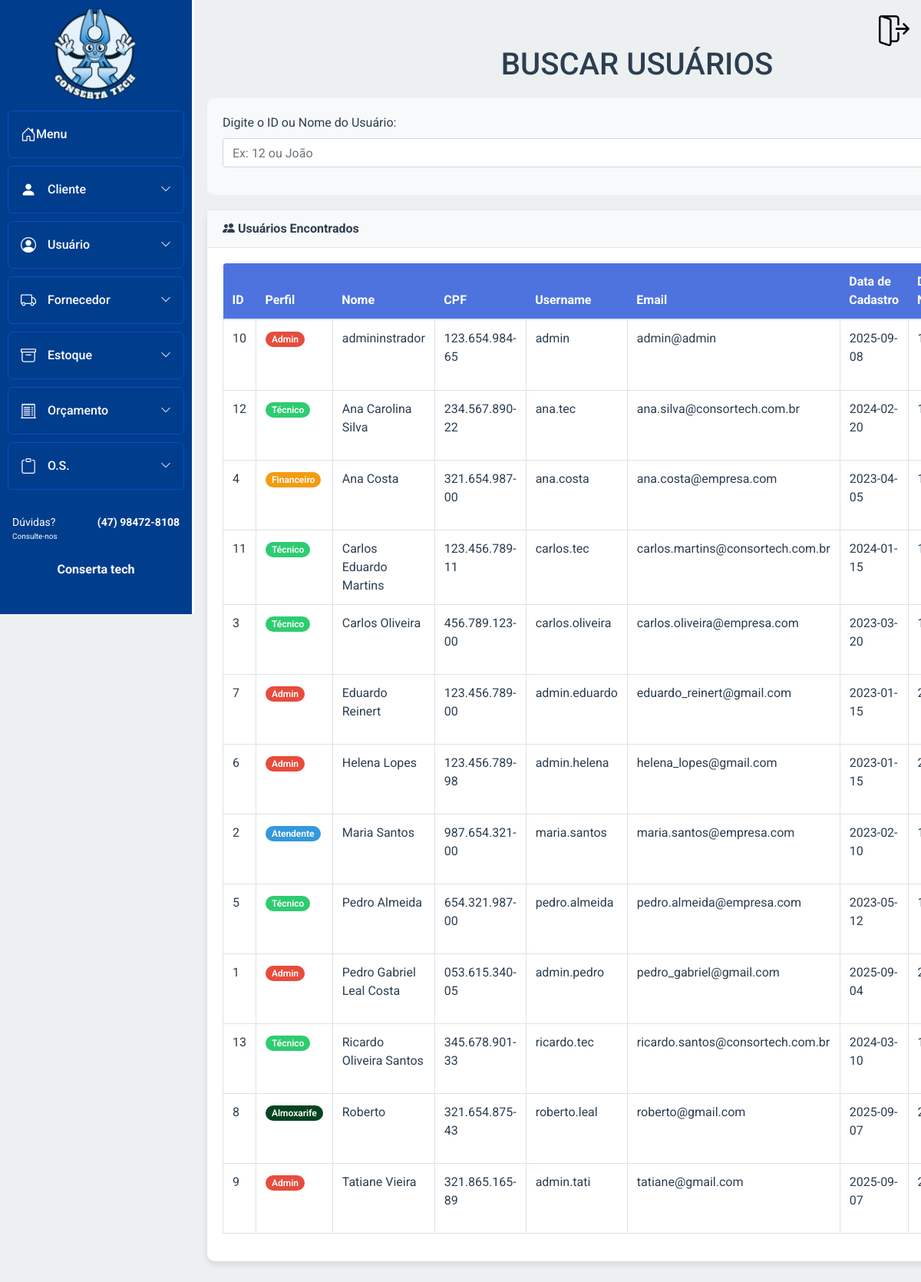
Page /sa_mod_bd/Usuario/buscar_usuario.php (signed in) on the committed database.
### tables this page shows
CREATE TABLE `usuario` (
  `id_usuario` int(11) NOT NULL,
  `id_perfil` int(11) NOT NULL,
  `nome` varchar(50) NOT NULL,
  `cpf` varchar(15) DEFAULT NULL,
  `username` varchar(30) NOT NULL,
  `email` varchar(100) NOT NULL,
  `senha` varchar(255) NOT NULL,
  `data_cad` date DEFAULT NULL,
  `data_nasc` date DEFAULT NULL,
  `sexo` enum('M','F') DEFAULT NULL,
  `cep` varchar(10) DEFAULT NULL,
  `logradouro` varchar(80) DEFAULT NULL,
  `tipo` varchar(20) DEFAULT NULL,
  `complemento` varchar(15) DEFAULT NULL,
  `numero` int(11) DEFAULT NULL,
  `cidade` varchar(30) DEFAULT NULL,
  `uf` varchar(2) DEFAULT NULL,
  `bairro` varchar(20) DEFAULT NULL,
  `telefone` varchar(18) DEFAULT NULL,
  `inativo` tinyint(4) DEFAULT 0,
  `senha_temporaria` tinyint(4) DEFAULT 0
);

### sa_mod_bd/Usuario/buscar_usuario.php (the view, shortened to what this page needs)
<?php
require_once '../Conexao/conexao.php';
if ($_SERVER["REQUEST_METHOD"] == "POST" && !empty($_POST['busca_usuario'])) {
    $busca = trim($_POST['busca_usuario']);
    if (is_numeric($busca)) {
        $sql = "SELECT * FROM usuario WHERE id_usuario = :busca ORDER BY nome ASC";
        $stmt = $pdo->prepare($sql);
        $stmt->bindParam(':busca', $busca, PDO::PARAM_INT);
    } else {
        $sql = "SELECT * FROM usuario WHERE nome LIKE :busca_nome ORDER BY nome ASC";
        $stmt = $pdo->prepare($sql);
        $stmt->bindValue(':busca_nome', "$busca%", PDO::PARAM_STR);
    }
} else {
    $sql = "SELECT * FROM usuario ORDER BY nome ASC";
    $stmt = $pdo->prepare($sql);
}
$stmt->execute();
$usuarios = $stmt->fetchAll(PDO::FETCH_ASSOC);
?>
<!DOCTYPE html>
<html lang="pt-br">
<head>
    <link rel="stylesheet" href="../bootstrap/css/bootstrap.min.css">
    <link rel="stylesheet" href="https://cdn.jsdelivr.net/npm/bootstrap-icons@1.10.3/font/bootstrap-icons.css" />
    <link rel="stylesheet" href="../Menu_lateral/css-home-bar.css" />
    <link rel="stylesheet" href="https://cdn.jsdelivr.net/npm/notyf@3/notyf.min.css">
    <link rel="stylesheet" href="buscar.css">
</head>
<body>
    <div class="container">
        <h1>BUSCAR USUÁRIOS</h1>
        <?php include("../Menu_lateral/menu.php"); ?>
        <div class="search-section">
            <form method="POST" action="">
                <div class="form-group">
                    <label for="busca_usuario" class="form-label fw-bold">Digite o ID ou Nome do Usuário:</label>
                    <div class="search-container">
                        <input type="text" id="busca_usuario" name="busca_usuario" class="form-control search-input"
                            placeholder="Ex: 12 ou João"
                            value="<?= isset($_POST['busca_usuario']) ? htmlspecialchars($_POST['busca_usuario']) : '' ?>"
                            required>
                    </div>
                </div>
            </form>
        </div>
        <div class="card">
            <div class="card-header">
                <i class="bi bi-people-fill"></i> Usuários Encontrados
            </div>
            <div class="card-body">
                <?php if (!empty($usuarios)): ?>
                    <div class="table-responsive">
                        <table class="table table-bordered table-hover" width="100%" cellspacing="0">
                            <thead>
                                <tr>
                                    <th>ID</th>
                                    <th>Perfil</th>
                                    <th>Nome</th>
                                    <th>CPF</th>
                                    <th>Username</th>
                                    <th>Email</th>
                                    <th>Data de Cadastro</th>
                                    <th>Data de Nascimento</th>
                                </tr>
                            </thead>
                            <tbody>
                                <?php foreach ($usuarios as $usuario):
                                    $perfil_text = '';
                                    $perfil_class = '';
                                    switch ($usuario['id_perfil']) {
                                        case 1:
                                            $perfil_text = 'Admin';
                                            $perfil_class = 'perfil-1';
                                            break;
                                        case 2:
                                            $perfil_text = 'Atendente';
                                            $perfil_class = 'perfil-2';
                                            break;
                                        case 3:
                                            $perfil_text = 'Técnico';
                                            $perfil_class = 'perfil-3';
                                            break;
                                        case 4:
                                            $perfil_text = 'Financeiro';
                                            $perfil_class = 'perfil-4';
                                            break;
                                        case 5:
                                            $perfil_text = 'Almoxarife';
                                            $perfil_class = 'perfil-5';
                                            break;
                                    }
                                    ?>
                                    <tr>
                                        <td><?= htmlspecialchars($usuario['id_usuario']) ?></td>
                                        <td><span class="perfil-badge <?= $perfil_class ?>"><?= $perfil_text ?></span></td>
                                        <td><?= htmlspecialchars($usuario['nome']) ?></td>
                                        <td><?= htmlspecialchars($usuario['cpf']) ?></td>
                                        <td><?= htmlspecialchars($usuario['username']) ?></td>
                                        <td><?= htmlspecialchars($usuario['email']) ?></td>
                                        <td><?= htmlspecialchars($usuario['data_cad']) ?></td>
                                        <td><?= htmlspecialchars($usuario['data_nasc']) ?></td>
                                    </tr>
                                <?php endforeach; ?>
                            </tbody>
                        </table>
                    </div>
                <?php endif; ?>
            </div>
        </div>
    </div>
</body>
</html>

### sa_mod_bd/Menu_lateral/css-home-bar.css (style rules this page uses)
* { margin: 0; padding: 0; box-sizing: border-box; font-family: 'Roboto', sans-serif; }
html, body { height: 100%; overflow-x: hidden; }

### sa_mod_bd/Usuario/buscar.css (style rules this page uses)
:root { --primary-color: #2c3e50; --secondary-color: #3498db; --background-color: #ecf0f1; --text-color: #2c3e50; --border-color: #bdc3c7; --success-color: #27ae60; --danger-color: #e74c3c; --warning-color: #f39c12; }
* { margin: 0; padding: 0; box-sizing: border-box; font-family: 'Segoe UI', Tahoma, Geneva, Verdana, sans-serif; scrollbar-width: none; }
body { background-color: var(--background-color); color: var(--text-color); padding: 20px; scrollbar-width: none; }
.container { max-width: 1400px; margin: 20px 20px 20px 220px; padding: 20px; transition: margin-left 0.3s ease; margin-left: 230px; }
h1, h2 { color: var(--primary-color); margin-bottom: 20px; text-align: center; }
.search-section { background-color: #f8f9fa; padding: 20px; border-radius: 10px; margin-bottom: 20px; }
.card { box-shadow: 0 4px 8px rgba(0, 0, 0, 0.1); margin-bottom: 20px; border: none; border-radius: 10px; }
.card-header { background-color: #f8f9fa; border-bottom: 1px solid #e3e6f0; font-weight: bold; }
.table-responsive { border-radius: 5px; overflow: hidden; }
.table th { background-color: #4e73df; color: white; border: none; }
.search-container { display: flex; gap: 10px; }
.search-input { flex: 1; }
.perfil-badge { padding: 3px 8px; border-radius: 12px; font-size: 0.75rem; font-weight: 600; }
.perfil-1 { background-color: #e74c3c; color: white; }
.perfil-2 { background-color: #3498db; color: white; }
.perfil-3 { background-color: #2ecc71; color: white; }
.perfil-4 { background-color: #f39c12; color: white; }
.perfil-5 { background-color: #024420; color: white; }

### rows in the picture
usuario: id_usuario "10", id_perfil "Admin", nome "admininstrador", cpf "123.654.984-65", username "admin", email "admin@admin", data_cad "2025-09-08"
usuario: id_usuario "12", id_perfil "Técnico", nome "Ana Carolina Silva", cpf "234.567.890-22", username "ana.tec", email "ana.silva@consortech.com.br", data_cad "2024-02-20"
usuario: id_usuario "4", id_perfil "Financeiro", nome "Ana Costa", cpf "321.654.987-00", username "ana.costa", email "ana.costa@empresa.com", data_cad "2023-04-05"
usuario: id_usuario "11", id_perfil "Técnico", nome "Carlos Eduardo Martins", cpf "123.456.789-11", username "carlos.tec", email "carlos.martins@consortech.com.br", data_cad "2024-01-15"
usuario: id_usuario "3", id_perfil "Técnico", nome "Carlos Oliveira", cpf "456.789.123-00", username "carlos.oliveira", email "carlos.oliveira@empresa.com", data_cad "2023-03-20"
usuario: id_usuario "7", id_perfil "Admin", nome "Eduardo Reinert", cpf "123.456.789-00", username "admin.eduardo", email "eduardo_reinert@gmail.com", data_cad "2023-01-15"
usuario: id_usuario "6", id_perfil "Admin", nome "Helena Lopes", cpf "123.456.789-98", username "admin.helena", email "helena_lopes@gmail.com", data_cad "2023-01-15"
usuario: id_usuario "2", id_perfil "Atendente", nome "Maria Santos", cpf "987.654.321-00", username "maria.santos", email "maria.santos@empresa.com", data_cad "2023-02-10"
usuario: id_usuario "5", id_perfil "Técnico", nome "Pedro Almeida", cpf "654.321.987-00", username "pedro.almeida", email "pedro.almeida@empresa.com", data_cad "2023-05-12"
usuario: id_usuario "1", id_perfil "Admin", nome "Pedro Gabriel Leal Costa", cpf "053.615.340-05", username "admin.pedro", email "pedro_gabriel@gmail.com", data_cad "2025-09-04"
usuario: id_usuario "13", id_perfil "Técnico", nome "Ricardo Oliveira Santos", cpf "345.678.901-33", username "ricardo.tec", email "ricardo.santos@consortech.com.br", data_cad "2024-03-10"
usuario: id_usuario "8", id_perfil "Almoxarife", nome "Roberto", cpf "321.654.875-43", username "roberto.leal", email "roberto@gmail.com", data_cad "2025-09-07"
usuario: id_usuario "9", id_perfil "Admin", nome "Tatiane Vieira", cpf "321.865.165-89", username "admin.tati", email "tatiane@gmail.com", data_cad "2025-09-07"
